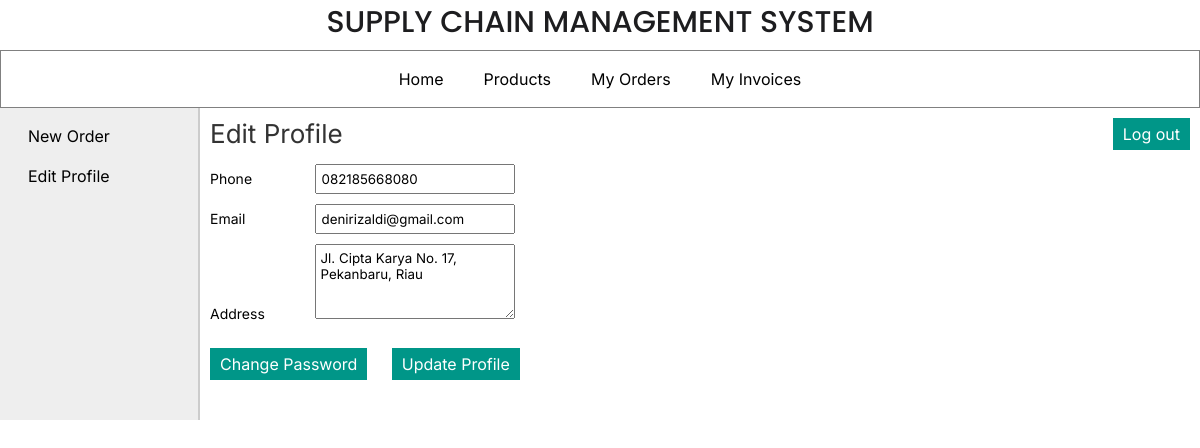
The app's page /retailer/edit_profile.php (signed in) with its own data.
### tables this page shows
CREATE TABLE `retailer` (
  `retailer_id` int(11) NOT NULL,
  `username` varchar(25) NOT NULL,
  `password` varchar(25) NOT NULL,
  `address` varchar(200) NOT NULL,
  `area_id` int(11) NOT NULL,
  `phone` varchar(12) NOT NULL,
  `email` varchar(50) DEFAULT NULL
);

### retailer/edit_profile.php (the view, shortened to what this page needs)
<?php
	include("../includes/config.php");
	if(isset($_SESSION['retailer_login'])) {
		$usernameErr = $passwordErr = $phoneErr = $emailErr = $requireErr = $confirmMessage = "";
		$id = $_SESSION['retailer_id'];
		$query_selectRetailer = "SELECT * FROM retailer WHERE retailer_id='$id'";
		$result_selectRetailer = mysqli_query($con,$query_selectRetailer);
		$row_selectRetailer = mysqli_fetch_array($result_selectRetailer);
	}
	else {
		header('Location:../index.php');
	}
?>
<!DOCTYPE html>
<html>
<head>
	<link rel="stylesheet" href="../includes/main_style.css" >
</head>
<body>
	<?php
		include("../includes/header.inc.php");
		include("../includes/nav_retailer.inc.php");
		include("../includes/aside_retailer.inc.php");
	?>
	<section>
		<h1>Edit Profile</h1>
		<form action="" method="POST" class="form">
		<ul class="form-list">
		<li>
			<div class="label-block"> <label for="retailer:phone">Phone</label> </div>
			<div class="input-box"> <input type="text" id="retailer:phone" name="txtRetailerPhone" placeholder="Phone" value="<?php echo $row_selectRetailer['phone']; ?>" /> </div> <span class="error_message"><?php echo $phoneErr; ?></span>
		</li>
		<li>
			<div class="label-block"> <label for="retailer:email">Email</label> </div>
			<div class="input-box"> <input type="text" id="retailer:email" name="txtRetailerEmail" placeholder="Email" value="<?php echo $row_selectRetailer['email']; ?>" required /> </div> <span class="error_message"><?php echo $emailErr; ?></span>
		</li>
		<li>
			<div class="label-block"> <label for="retailer:address">Address</label> </div>
			<div class="input-box"> <textarea type="text" id="retailer:address" name="txtRetailerAddress" placeholder="Address"><?php echo $row_selectRetailer['address']; ?></textarea> </div>
		</li>
		<li>
			<a href="change_password.php"><input type="button" value="Change Password" class="submit_button" /></a>
			<input type="submit" value="Update Profile" class="submit_button" /> <span class="error_message"> <?php echo $requireErr; ?> </span><span class="confirm_message"> <?php echo $confirmMessage; ?> </span>
		</li>
		</ul>
		</form>
	</section>
</body>
</html>

### includes/main_style.css (style rules this page uses)
* { font-family: 'Inter', Helvetica, sans-serif; margin:0px; padding:0px; box-sizing: border-box; }
li { list-style:none; margin:0px; }
a { text-decoration:none; }
label { margin:5px 0px; font-size:14px; }
.label-block { display:inline-block; width:100px; }
.input-box { display:inline-block; margin:5px 0px; }
.input-box input { width:200px; padding:5px 5px; margin:auto; }
.input-box textarea { width:200px; height:75px; padding:5px 5px; }
.submit_button { font-size:16px; margin-top:20px; margin-right:20px; padding:6px 10px; background-color:#009688; border:none; color:white; }
section { width:1000px; padding:10px; padding-bottom:40px; }
section h1 { margin-bottom:10px; font-weight:normal; color:#333; font-size: 26px; }

### records on screen
retailer: txtRetailerPhone "082185668080", txtRetailerEmail "denirizaldi@gmail.com", txtRetailerAddress "Jl. Cipta Karya No. 17, Pekanbaru, Riau"
